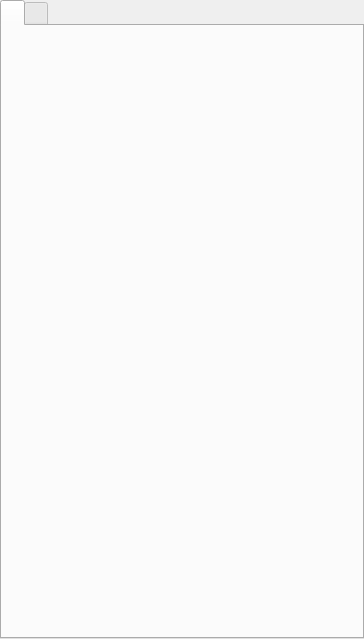
<?xml version="1.0" encoding="UTF-8"?>
<ui version="4.0">
 <class>FileViewLayout</class>
 <widget class="QWidget" name="FileViewLayout">
  <property name="geometry">
   <rect>
    <x>0</x>
    <y>0</y>
    <width>364</width>
    <height>639</height>
   </rect>
  </property>
  <property name="windowTitle">
   <string>Form1</string>
  </property>
  <layout class="QVBoxLayout">
   <property name="spacing">
    <number>0</number>
   </property>
   <property name="margin">
    <number>0</number>
   </property>
   <item>
    <widget class="QTabWidget" name="m_pTabWidget">
     <property name="toolTip">
      <string/>
     </property>
     <widget class="QWidget" name="tab">
      <attribute name="title">
       <string/>
      </attribute>
      <layout class="QVBoxLayout">
       <property name="spacing">
        <number>0</number>
       </property>
       <property name="margin">
        <number>0</number>
       </property>
       <item>
        <widget class="FileList" name="m_pFileList" native="true">
         <property name="toolTip">
          <string>Project File List</string>
         </property>
        </widget>
       </item>
      </layout>
     </widget>
     <widget class="QWidget" name="tab">
      <attribute name="title">
       <string/>
      </attribute>
      <layout class="QVBoxLayout">
       <property name="spacing">
        <number>0</number>
       </property>
       <property name="margin">
        <number>0</number>
       </property>
       <item>
        <widget class="KFileTreeView" name="m_pFileTree" native="true">
         <property name="toolTip">
          <string>File Tree</string>
         </property>
        </widget>
       </item>
      </layout>
     </widget>
    </widget>
   </item>
  </layout>
 </widget>
 <layoutdefault spacing="6" margin="11"/>
 <customwidgets>
  <customwidget>
   <class>FileList</class>
   <extends>QWidget</extends>
   <header>filelist.h</header>
  </customwidget>
  <customwidget>
   <class>KFileTreeView</class>
   <extends>QWidget</extends>
   <header location="global">kfiletreeview.h</header>
  </customwidget>
 </customwidgets>
 <includes>
  <include location="local">filelist.h</include>
  <include location="local">kfiletreeview.h</include>
 </includes>
 <resources/>
 <connections/>
</ui>
